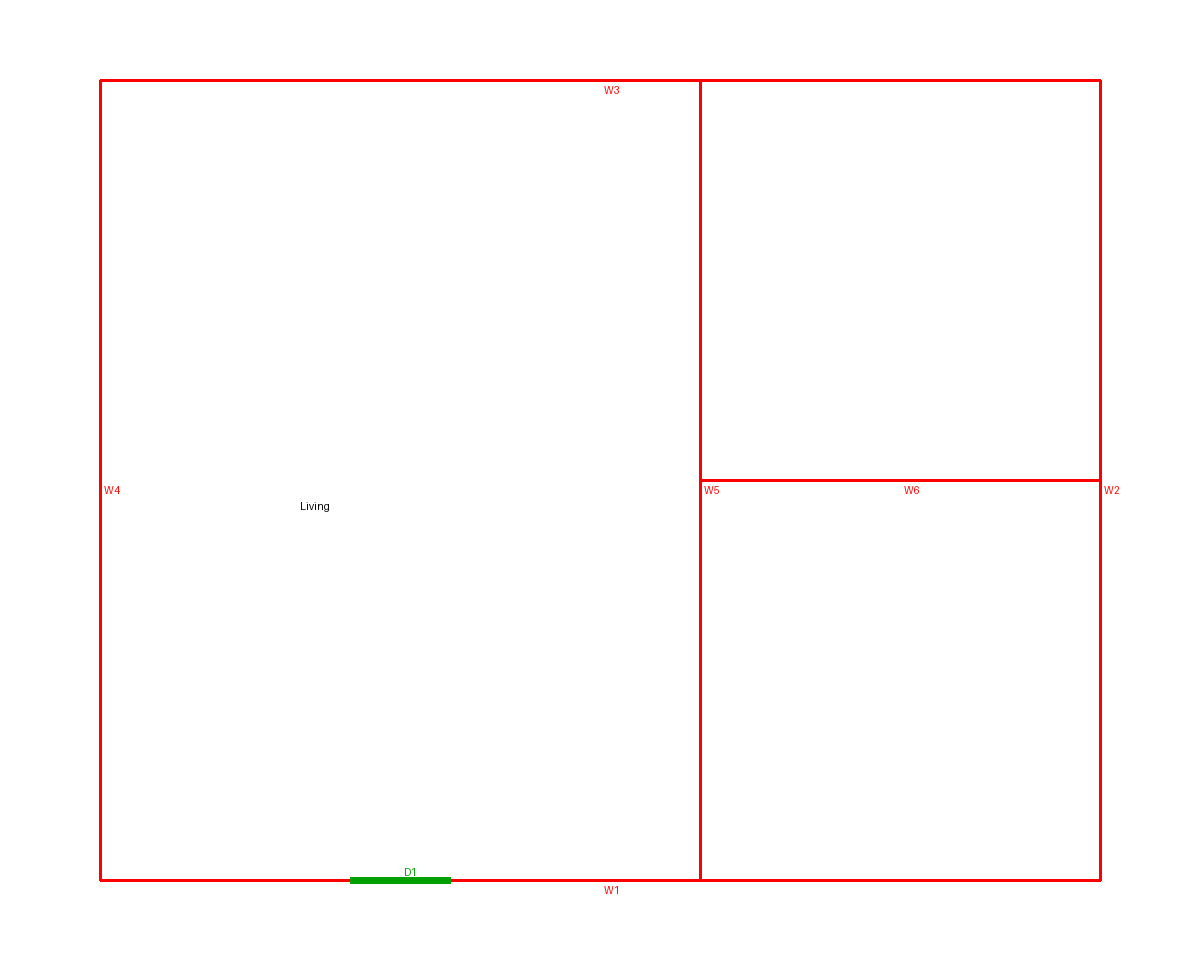

This chart was generated by the following Python code:
"""python overlay.py plan_image.png px_plan.json overlay.png  -> walls red, doors green, windows blue, ids and labels"""
import json, sys
from PIL import Image, ImageDraw
img = Image.open(sys.argv[1]).convert("RGB"); px = json.load(open(sys.argv[2])); d = ImageDraw.Draw(img)
W = {w["id"]: w for w in px["walls"]}
for w in px["walls"]:
    d.line([*w["a"], *w["b"]], fill=(255,0,0), width=3); d.text(((w["a"][0]+w["b"][0])/2+4, (w["a"][1]+w["b"][1])/2+4), w["id"], fill=(255,0,0))
for o in px["openings"]:
    x, y = o["at_px"]; h = o["w_px"]/2; horiz = abs(W[o["wall"]]["b"][0]-W[o["wall"]]["a"][0]) >= abs(W[o["wall"]]["b"][1]-W[o["wall"]]["a"][1])
    col = (0,160,0) if o["type"] == "door" else (0,0,255)
    d.line([x-h, y, x+h, y] if horiz else [x, y-h, x, y+h], fill=col, width=7); d.text((x+4, y-14), o["id"], fill=col)
for r in px["rooms"]: d.text(tuple(r["at_px"]), r["label"], fill=(0,0,0))
img.save(sys.argv[3])
